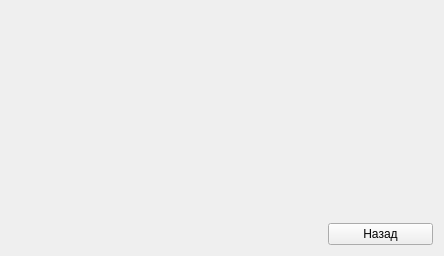
<?xml version="1.0" encoding="UTF-8"?>
<ui version="4.0">
 <class>TutorialTab</class>
 <widget class="QWidget" name="TutorialTab">
  <property name="geometry">
   <rect>
    <x>0</x>
    <y>0</y>
    <width>444</width>
    <height>256</height>
   </rect>
  </property>
  <property name="windowTitle">
   <string>Form</string>
  </property>
  <layout class="QVBoxLayout" name="lay" stretch="1,0">
   <item>
    <widget class="QLabel" name="image">
     <property name="text">
      <string/>
     </property>
     <property name="scaledContents">
      <bool>true</bool>
     </property>
    </widget>
   </item>
   <item>
    <layout class="QHBoxLayout" name="buttons_layout" stretch="3,1">
     <item>
      <spacer name="button_spacer">
       <property name="orientation">
        <enum>Qt::Horizontal</enum>
       </property>
       <property name="sizeHint" stdset="0">
        <size>
         <width>0</width>
         <height>0</height>
        </size>
       </property>
      </spacer>
     </item>
     <item>
      <widget class="QPushButton" name="back_button">
       <property name="styleSheet">
        <string notr="true">color: rgb(38, 0, 61);
font: 75 12pt &quot;Levenim MT&quot;;
background-color: rgb(234, 245, 237);
border-radius: 2px;
border: 2px solid #26003d;
box-shadow: 4px 4px 4px rgba(8, 8, 8, 0.5)}
QPushButton:hover {background-color: rgba(200, 229, 225, 0.7); 
border: 2px solid #26003d;
</string>
       </property>
       <property name="text">
        <string>Назад</string>
       </property>
      </widget>
     </item>
    </layout>
   </item>
  </layout>
 </widget>
 <resources/>
 <connections/>
</ui>
